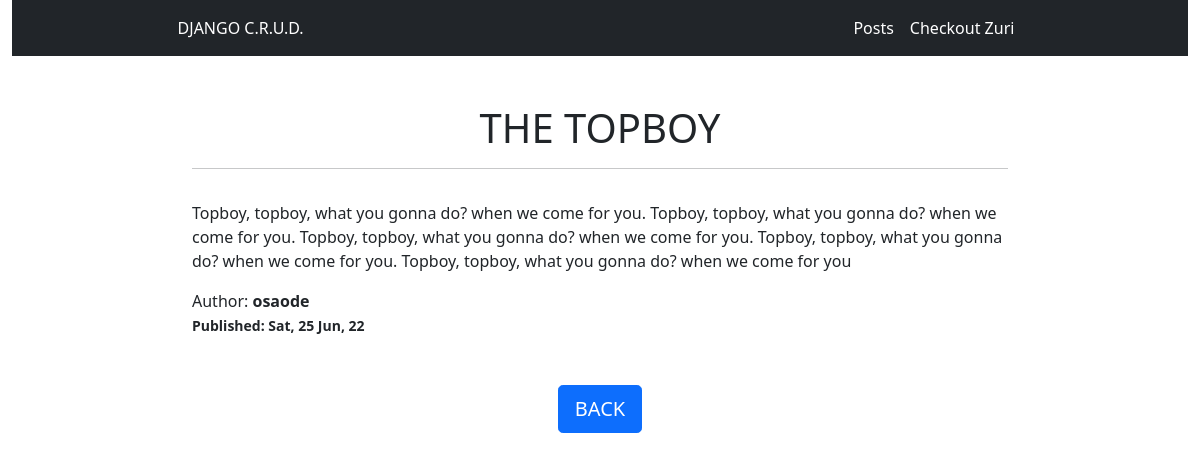
The app's page /blog/read/the-topboy with its own data.
### blog/models.py (models this page shows, shortened)
class Post(models.Model):
    STATUS_CHOICES = (
        ("draft", "Draft"),
        ("published", "Published")
    )
    title = models.CharField(max_length=250)
    slug = models.SlugField(max_length=300, unique=True, editable=False)
    author = models.ForeignKey(
        get_user_model(), on_delete=models.CASCADE, related_name="blog_posts"
    )
    body = models.TextField()
    publish = models.DateTimeField(default=timezone.now)
    created = models.DateTimeField(auto_now_add=True)
    updated = models.DateTimeField(auto_now=True)
    status = models.CharField(
        max_length=10, choices=STATUS_CHOICES, default="draft"
    )
    class Meta:
        ordering = ("-publish",)

### blog/views.py (the view)
# urls.py: path("read/<slug:slug>", views.PostDetailView.as_view(), name="post_detail"),
class PostDetailView(DetailView):
    model = Post

### blog/templates/blog/post_detail.html
{% extends 'base.html' %}
{% block content %}
<div class="container mt-5" style="width: 70%;">
    <div class="col">
        <h1 class="text-center">{{object.title}}</h1>
        <hr>
        <div class="d-flex justify-content-center">
            <section>
                <p>{{object.body|linebreaks}}</p>
            </section>
        </div>
        <div>Author: <strong>{{object.author}}<strong><br>
            <small>Published: {{object.publish|date:"D, d M, y"}}</small>
        </div>
        <div class="d-flex justify-content-center">
            <a href="{% url 'blog:all' %}" class="d-block btn btn-primary btn-lg my-5">BACK</a>
        </div>
    </div>
</div>
{% endblock  %}

### records on screen
Post: title "THE TOPBOY", body "Topboy, topboy, what you gonna do? when we come for you. Topboy, topboy, what you gonna do? when we come for you. Topboy, topboy, what you gonna do? when we come for you. Topboy, topboy, what you gonna do? when we come for you. Topboy, topboy, what you gonna do? when we come for you", author "osaode", publish "Sat, 25 Jun, 22"
